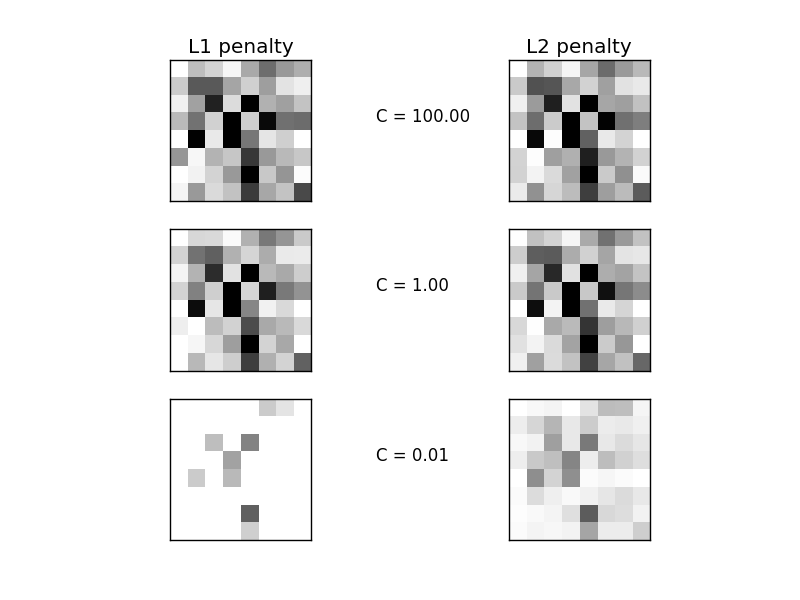

The script that drew this image:
# Authors: Alexandre Gramfort <alexandre.gramfort@inria.fr>
#          Mathieu Blondel <mathieu@mblondel.org>
#          Andreas Mueller <amueller@ais.uni-bonn.de>
# License: BSD 3 clause

import numpy as np
import matplotlib.pyplot as plt

from sklearn.linear_model import LogisticRegression
from sklearn import datasets
from sklearn.preprocessing import StandardScaler

digits = datasets.load_digits()

X, y = digits.data, digits.target
X = StandardScaler().fit_transform(X)

# classify small against large digits
y = (y > 4).astype(np.int)


# Set regularization parameter
for i, C in enumerate((100, 1, 0.01)):
    # turn down tolerance for short training time
    clf_l1_LR = LogisticRegression(C=C, penalty='l1', tol=0.01)
    clf_l2_LR = LogisticRegression(C=C, penalty='l2', tol=0.01)
    clf_l1_LR.fit(X, y)
    clf_l2_LR.fit(X, y)

    coef_l1_LR = clf_l1_LR.coef_.ravel()
    coef_l2_LR = clf_l2_LR.coef_.ravel()

    # coef_l1_LR contains zeros due to the
    # L1 sparsity inducing norm
    sparsity_l1_LR = np.mean(coef_l1_LR == 0) * 100
    sparsity_l2_LR = np.mean(coef_l2_LR == 0) * 100

    print("C=%.2f" % C)
    print("Sparsity with L1 penalty: %.2f%%" % sparsity_l1_LR)
    print("score with L1 penalty: %.4f" % clf_l1_LR.score(X, y))
    print("Sparsity with L2 penalty: %.2f%%" % sparsity_l2_LR)
    print("score with L2 penalty: %.4f" % clf_l2_LR.score(X, y))

    l1_plot = plt.subplot(3, 2, 2 * i + 1)
    l2_plot = plt.subplot(3, 2, 2 * (i + 1))
    if i == 0:
        l1_plot.set_title("L1 penalty")
        l2_plot.set_title("L2 penalty")

    l1_plot.imshow(np.abs(coef_l1_LR.reshape(8, 8)), interpolation='nearest',
                   cmap='binary', vmax=1, vmin=0)
    l2_plot.imshow(np.abs(coef_l2_LR.reshape(8, 8)), interpolation='nearest',
                   cmap='binary', vmax=1, vmin=0)
    plt.text(-8, 3, "C = %.2f" % C)

    l1_plot.set_xticks(())
    l1_plot.set_yticks(())
    l2_plot.set_xticks(())
    l2_plot.set_yticks(())

plt.show()
